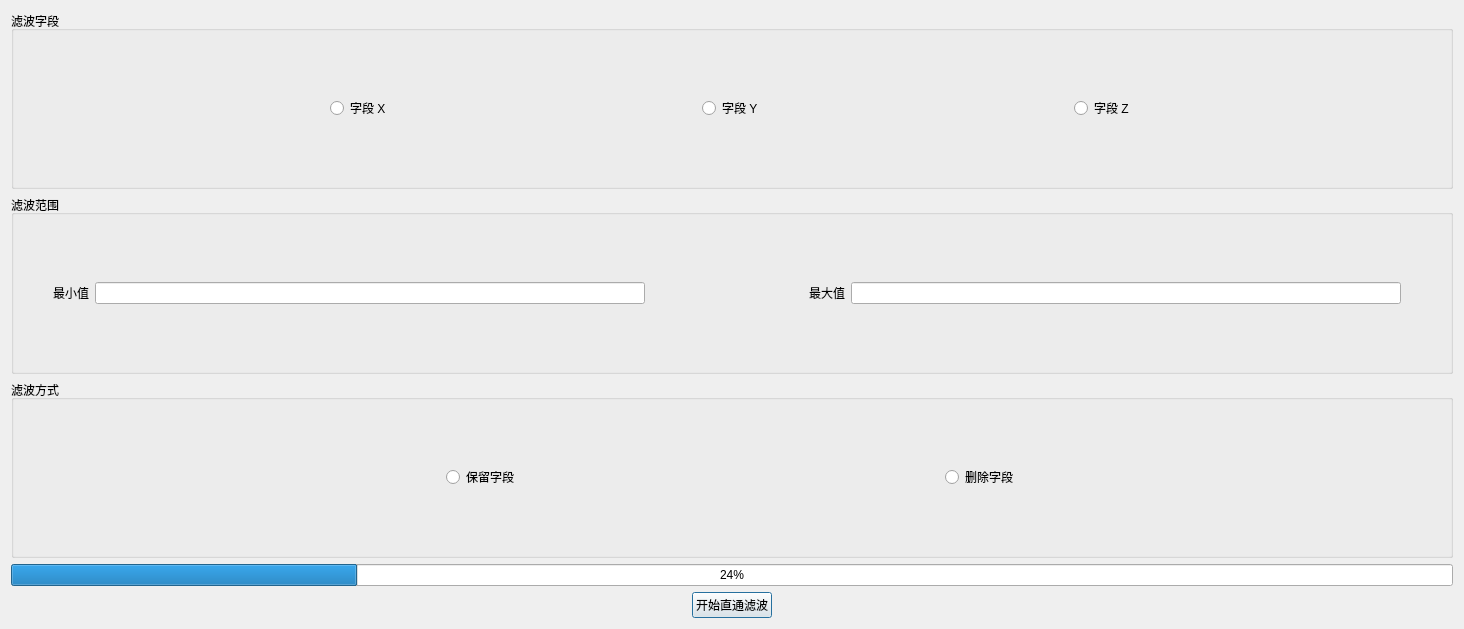
<?xml version="1.0" encoding="UTF-8"?>
<ui version="4.0">
 <class>dlgPassThroughFilter</class>
 <widget class="QDialog" name="dlgPassThroughFilter">
  <property name="windowModality">
   <enum>Qt::NonModal</enum>
  </property>
  <property name="geometry">
   <rect>
    <x>0</x>
    <y>0</y>
    <width>1464</width>
    <height>629</height>
   </rect>
  </property>
  <property name="acceptDrops">
   <bool>true</bool>
  </property>
  <property name="windowTitle">
   <string>直通滤波设置</string>
  </property>
  <property name="sizeGripEnabled">
   <bool>false</bool>
  </property>
  <layout class="QGridLayout" name="gridLayout_3">
   <item row="0" column="0" colspan="3">
    <widget class="QGroupBox" name="groupBox">
     <property name="title">
      <string>滤波字段</string>
     </property>
     <layout class="QGridLayout" name="gridLayout_2">
      <item row="0" column="0">
       <spacer name="horizontalSpacer_5">
        <property name="orientation">
         <enum>Qt::Horizontal</enum>
        </property>
        <property name="sizeHint" stdset="0">
         <size>
          <width>135</width>
          <height>20</height>
         </size>
        </property>
       </spacer>
      </item>
      <item row="0" column="1">
       <widget class="QRadioButton" name="rbFiledX">
        <property name="text">
         <string>字段 X</string>
        </property>
       </widget>
      </item>
      <item row="0" column="2">
       <spacer name="horizontalSpacer_6">
        <property name="orientation">
         <enum>Qt::Horizontal</enum>
        </property>
        <property name="sizeHint" stdset="0">
         <size>
          <width>135</width>
          <height>20</height>
         </size>
        </property>
       </spacer>
      </item>
      <item row="0" column="3">
       <widget class="QRadioButton" name="rbFiledY">
        <property name="text">
         <string>字段 Y</string>
        </property>
       </widget>
      </item>
      <item row="0" column="4">
       <spacer name="horizontalSpacer_7">
        <property name="orientation">
         <enum>Qt::Horizontal</enum>
        </property>
        <property name="sizeHint" stdset="0">
         <size>
          <width>135</width>
          <height>20</height>
         </size>
        </property>
       </spacer>
      </item>
      <item row="0" column="5">
       <widget class="QRadioButton" name="rbFiledZ">
        <property name="text">
         <string>字段 Z</string>
        </property>
       </widget>
      </item>
      <item row="0" column="6">
       <spacer name="horizontalSpacer_8">
        <property name="orientation">
         <enum>Qt::Horizontal</enum>
        </property>
        <property name="sizeHint" stdset="0">
         <size>
          <width>135</width>
          <height>20</height>
         </size>
        </property>
       </spacer>
      </item>
     </layout>
    </widget>
   </item>
   <item row="1" column="0" colspan="3">
    <widget class="QGroupBox" name="groupBox_2">
     <property name="title">
      <string>滤波范围</string>
     </property>
     <layout class="QGridLayout" name="gridLayout_4">
      <item row="0" column="0">
       <spacer name="horizontalSpacer_12">
        <property name="orientation">
         <enum>Qt::Horizontal</enum>
        </property>
        <property name="sizeType">
         <enum>QSizePolicy::Fixed</enum>
        </property>
        <property name="sizeHint" stdset="0">
         <size>
          <width>28</width>
          <height>20</height>
         </size>
        </property>
       </spacer>
      </item>
      <item row="0" column="1">
       <widget class="QLabel" name="label">
        <property name="text">
         <string>最小值</string>
        </property>
       </widget>
      </item>
      <item row="0" column="2">
       <widget class="QLineEdit" name="lineEditMin"/>
      </item>
      <item row="0" column="3">
       <spacer name="horizontalSpacer_3">
        <property name="orientation">
         <enum>Qt::Horizontal</enum>
        </property>
        <property name="sizeType">
         <enum>QSizePolicy::Fixed</enum>
        </property>
        <property name="sizeHint" stdset="0">
         <size>
          <width>158</width>
          <height>20</height>
         </size>
        </property>
       </spacer>
      </item>
      <item row="0" column="4">
       <widget class="QLabel" name="label_2">
        <property name="text">
         <string>最大值</string>
        </property>
       </widget>
      </item>
      <item row="0" column="5">
       <widget class="QLineEdit" name="lineEditMax"/>
      </item>
      <item row="0" column="6">
       <spacer name="horizontalSpacer_13">
        <property name="orientation">
         <enum>Qt::Horizontal</enum>
        </property>
        <property name="sizeType">
         <enum>QSizePolicy::Fixed</enum>
        </property>
        <property name="sizeHint" stdset="0">
         <size>
          <width>38</width>
          <height>17</height>
         </size>
        </property>
       </spacer>
      </item>
     </layout>
    </widget>
   </item>
   <item row="2" column="0" colspan="3">
    <widget class="QGroupBox" name="groupBox_3">
     <property name="title">
      <string>滤波方式</string>
     </property>
     <layout class="QGridLayout" name="gridLayout">
      <item row="0" column="0">
       <spacer name="horizontalSpacer_9">
        <property name="orientation">
         <enum>Qt::Horizontal</enum>
        </property>
        <property name="sizeHint" stdset="0">
         <size>
          <width>163</width>
          <height>20</height>
         </size>
        </property>
       </spacer>
      </item>
      <item row="0" column="1">
       <widget class="QRadioButton" name="rbSaveFiled">
        <property name="text">
         <string>保留字段</string>
        </property>
       </widget>
      </item>
      <item row="0" column="2">
       <spacer name="horizontalSpacer_11">
        <property name="orientation">
         <enum>Qt::Horizontal</enum>
        </property>
        <property name="sizeHint" stdset="0">
         <size>
          <width>162</width>
          <height>20</height>
         </size>
        </property>
       </spacer>
      </item>
      <item row="0" column="4">
       <spacer name="horizontalSpacer_10">
        <property name="orientation">
         <enum>Qt::Horizontal</enum>
        </property>
        <property name="sizeHint" stdset="0">
         <size>
          <width>163</width>
          <height>20</height>
         </size>
        </property>
       </spacer>
      </item>
      <item row="0" column="3">
       <widget class="QRadioButton" name="rbDeleteFild">
        <property name="text">
         <string>删除字段</string>
        </property>
       </widget>
      </item>
     </layout>
    </widget>
   </item>
   <item row="3" column="0" colspan="3">
    <widget class="QProgressBar" name="progressBar">
     <property name="value">
      <number>24</number>
     </property>
    </widget>
   </item>
   <item row="4" column="0">
    <spacer name="horizontalSpacer">
     <property name="orientation">
      <enum>Qt::Horizontal</enum>
     </property>
     <property name="sizeHint" stdset="0">
      <size>
       <width>394</width>
       <height>20</height>
      </size>
     </property>
    </spacer>
   </item>
   <item row="4" column="1">
    <widget class="QPushButton" name="pushButton">
     <property name="text">
      <string>开始直通滤波</string>
     </property>
    </widget>
   </item>
   <item row="4" column="2">
    <spacer name="horizontalSpacer_2">
     <property name="orientation">
      <enum>Qt::Horizontal</enum>
     </property>
     <property name="sizeType">
      <enum>QSizePolicy::Expanding</enum>
     </property>
     <property name="sizeHint" stdset="0">
      <size>
       <width>394</width>
       <height>20</height>
      </size>
     </property>
    </spacer>
   </item>
  </layout>
 </widget>
 <layoutdefault spacing="6" margin="11"/>
 <resources/>
 <connections/>
</ui>
